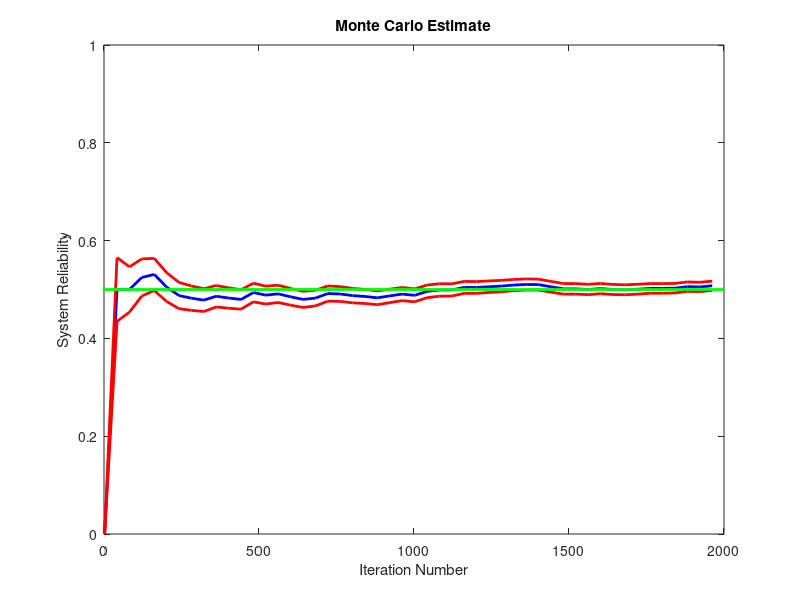
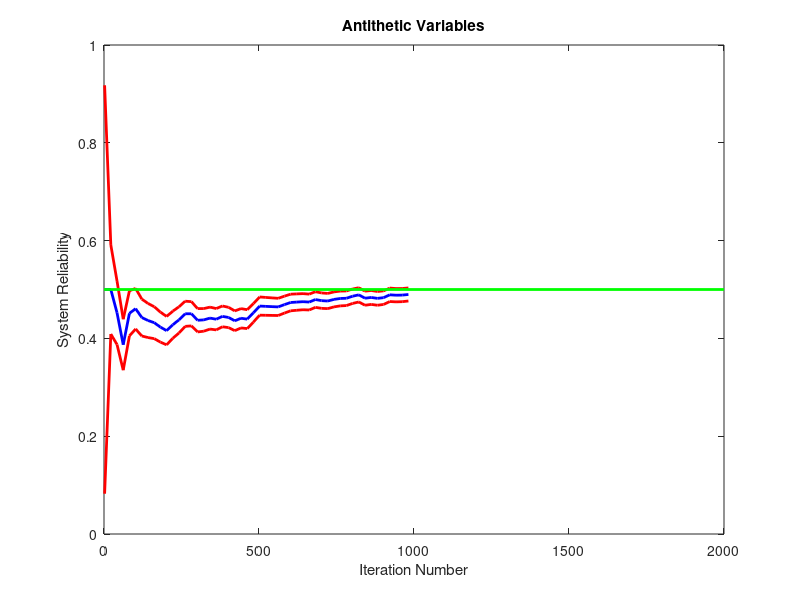
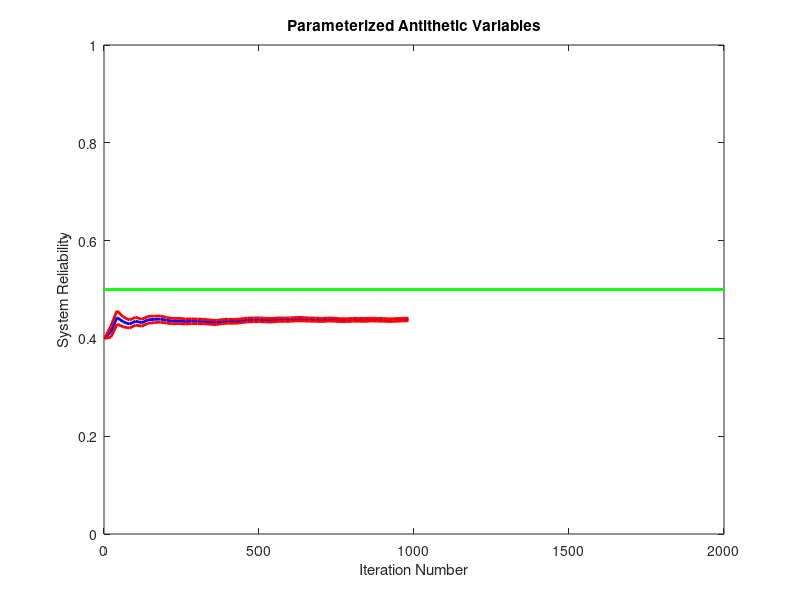

Source code (MATLAB) for these figures, in order:
% 01 December 2009
% This script calculates the system reliability for the bridge system using
% direct enumeration, Monte Carlo simulation, antithetic variables, and
% parameterized antithetic variables. I consider both homogeneous and
% heterogeneous components. The general gist is that PAV (as it currently
% stands) is biased for the multi-link case.
%
% Bradford Boyle

clc
clear
h = @(S) max([prod(S([1 3 5])),...
    prod(S([2 3 4])), prod(S([1 4])), prod(S([2 5]))]);
r = 0;
p = [0.5 0.5 0.5 0.5 0.5];
n = 2e3;
X_bar = zeros(n,3);
V = zeros(n,3);
r_bar = 0;

for ii = 0:31
    S = de2bi(ii,5);
    r = r + h(S)*prod(p(find( S == 1)))*prod(1-p(find( S == 0)));
end

t0 = cputime;
for i = 1:n
    U = rand(1,5);
    S = double(U < p);
    phi = h(S);
    
    r_bar = r_bar + (phi - r_bar)/i;
    X_bar(i,1) = r_bar;
    if i == 1, continue; end
    V(i,1) = (1-1/(i-1))*V(i-1,1)+i*(X_bar(i,1)-X_bar(i-1,1))^2;
end % for
cputime-t0

r_bar = 0;
t0 = cputime;
for i = 1:(n/2)
    U = rand(1,5);
    S = double(U < p);
    Sc = double((1-U) < p);
    phi = h(S)/2;
    
    phi = phi + h(S)/2;
    
    r_bar = r_bar + (phi - r_bar)/i;
    X_bar(i,2) = r_bar;
    if i == 1, continue; end
    V(i,2) = (1-1/(i-1))*V(i-1,2)+i*(X_bar(i,2)-X_bar(i-1,2))^2;
end % for
cputime-t0


r_bar = 0;
t0 = cputime;
beta = 0.4;
for i = 1:(n/2)
    U = beta*rand(1,5);
    S = double(U < p);
    phi = beta*h(S);
    
    S = double((beta-U) < p);
    
    phi = phi + beta*h(S);
    
    U = ((1-beta)/beta)*U+beta;
    
    S = double(U < p);
    phi = phi + (1-beta)*h(S);
    
    S = double((1-U+beta) < p);
    phi = phi + (1-beta)*h(S);
    
    phi = phi/2;
    
    r_bar = r_bar + (phi - r_bar)/i;
    X_bar(i,3) = r_bar;
    if i == 1, continue; end
    V(i,3) = (1-1/(i-1))*V(i-1,3)+i*(X_bar(i,3)-X_bar(i-1,3))^2;
end % for
cputime-t0


pIdx = 2:floor(n/50):n;

CI = normcdf(0.975,0,1)*sqrt(V(pIdx,1)./pIdx');

figure(1)
h = plot(pIdx,X_bar(pIdx,1),'b',pIdx,X_bar(pIdx,1)+CI,'r',pIdx,X_bar(pIdx,1)-CI,'r',[0 n],[r r],'g');
set(h, 'LineWidth',2)
ylim([0 1])
xlim([0,n])
xlabel('Iteration Number')
ylabel('System Reliability')
title('Monte Carlo Estimate')

pIdx = 2:floor(n/100):n/2;
CI = normcdf(0.975,0,1)*sqrt(V(pIdx,2)./pIdx');

figure(2)
h = plot(pIdx,X_bar(pIdx,2),'b',pIdx,X_bar(pIdx,2)+CI,'r',pIdx,X_bar(pIdx,2)-CI,'r',[0 n],[r r],'g');
set(h, 'LineWidth',2)
ylim([0 1])
xlim([0,n])
xlabel('Iteration Number')
ylabel('System Reliability')
title('Antithetic Variables')

pIdx = 2:floor(n/100):n/2;
CI = normcdf(0.975,0,1)*sqrt(V(pIdx,3)./pIdx');

figure(3)
h = plot(pIdx,X_bar(pIdx,3),'b',pIdx,X_bar(pIdx,3)+CI,'r',pIdx,X_bar(pIdx,3)-CI,'r',[0 n],[r r],'g');
set(h, 'LineWidth',2)
ylim([0 1])
xlim([0,n])
xlabel('Iteration Number')
ylabel('System Reliability')
title('Parameterized Antithetic Variables')